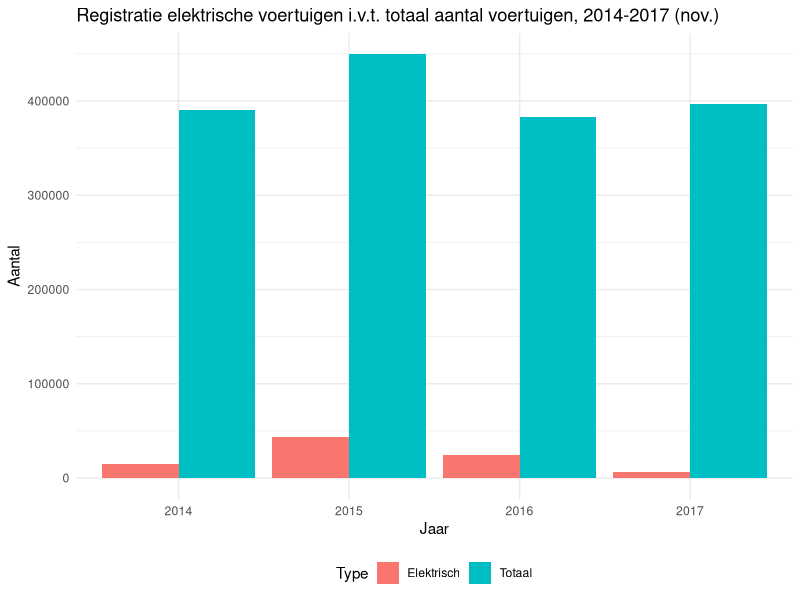

Generate this figure with R:
# EV

library(readxl)
library(tidyverse)

options(scipen = 999)

Elektrische_voertuigen <- read_excel("Elektrische voertuigen.xlsx", col_types = c("text", "text", "numeric"))

ggplot(Elektrische_voertuigen, aes(Jaar, Aantal, fill = Type)) + geom_col(position = "dodge") + theme_minimal() + 
  ggtitle("Registratie elektrische voertuigen i.v.t. totaal aantal voertuigen, 2014-2017 (nov.)") +
  theme(legend.position = "bottom")




                                     